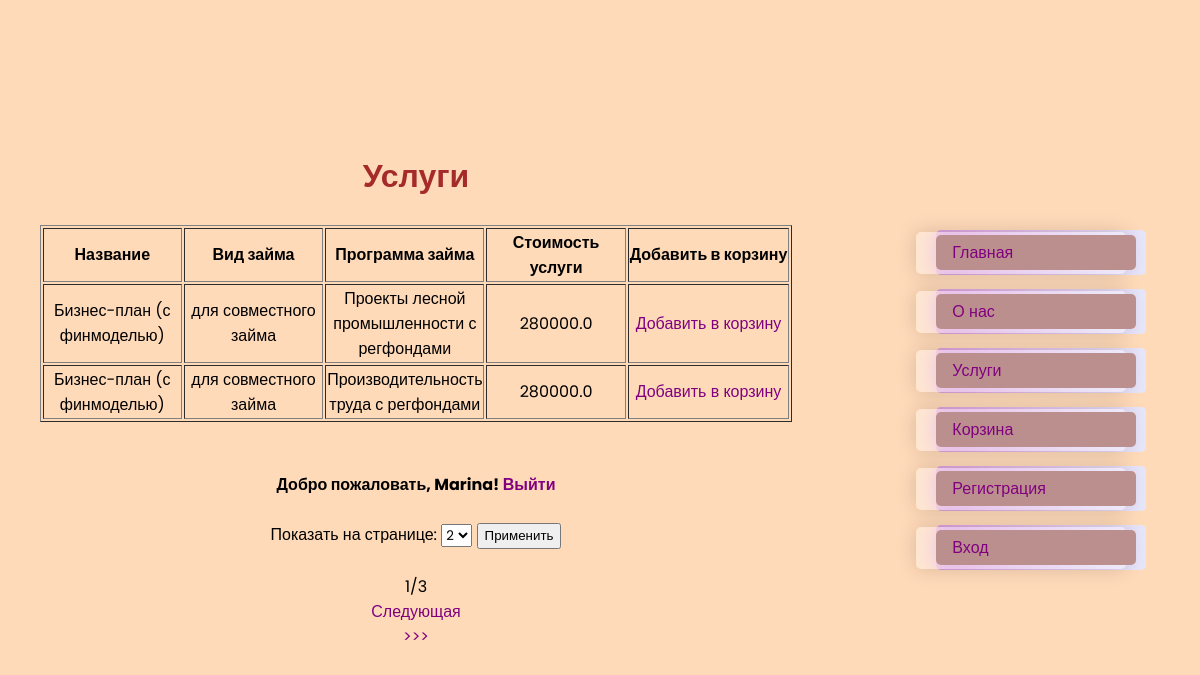
Screenshot of /services/ (signed in) with the database file from the repository.
### financial_analyst/models.py (models this page shows, shortened)
class Service(models.Model):
    TYPES_CHOICES = [
        ('для регионального займа', 'для регионального займа'),
        ('для совместного займа', 'для совместного займа'),
    ]
    PROGRAMS_CHOICES = [
        ('Проекты развития с регфондами', 'Проекты развития с регфондами'),
        ('Комплектующие изделия с регфондами', 'Комплектующие изделия с регфондами'),
        ('Производительность труда с регфондами', 'Производительность труда с регфондами'),
        ('Проекты лесной промышленности с регфондами', 'Проекты лесной промышленности с регфондами'),
        ('Региональные проекты развития', 'Региональные проекты развития'),
    ]
    title = models.CharField(max_length=50, verbose_name='Услуга')
    type = models.CharField(max_length=100,choices=TYPES_CHOICES, verbose_name='Вид займа')
    program = models.CharField(max_length=100,choices=PROGRAMS_CHOICES, verbose_name='Программа займа')
    cost = models.DecimalField(max_digits=9, decimal_places=1, verbose_name='Цена услуги')
    class Meta:
        verbose_name = 'Услуга'
        verbose_name_plural = 'Услуги'

### financial_analyst/views.py (the view)
# urls.py: path('services/', services),
def services(request):
    all_services = Service.objects.all().order_by('-id')
    per_page = request.GET.get('per_page', 2)
    paginator = Paginator(all_services, per_page)
    page_number = request.GET.get('page')
    try:
        page_obj = paginator.get_page(page_number)
    except PageNotAnInteger:
        page_obj = paginator.page(1)
    except EmptyPage:
        page_obj = paginator.page(paginator.num_pages)
    context = {
        'page_obj': page_obj,
        'per_page': per_page,
        'all_services': all_services,
    }
    return render(request, 'services.html', context)

### templates/services.html (shortened to what this page needs)
<!DOCTYPE html>
<html lang="en">
{% extends 'base_for.html' %}
        {% block content %}
                <h1>Услуги</h1>
                <br>
                <table border="1">
                    <tr>
                        <th>Название</th>
                        <th>Вид займа</th>
                        <th>Программа займа</th>
                        <th>Стоимость услуги</th>
                        <th>Добавить в корзину</th>
                    </tr>
                    {% for service in page_obj %}
                        <tr>
                            <td style="width: 139.25px; text-align: center; height: 44px;">{{ service.title }}</td>
                            <td style="width: 139.25px; text-align: center; height: 44px;">{{ service.type }}</td>
                            <td style="width: 139.25px; text-align: center; height: 44px;">{{ service.program }}</td>
                            <td style="width: 139.25px; text-align: center; height: 44px;">{{ service.cost }}</td>
                            <td style="text-align: center;" ><a href='{% url "add" service.id %}'
                                       style="text-decoration: none;">Добавить в корзину</a></td>
                        </tr>
                    {% empty %}
                        Нет услуг
                    {% endfor %}
                </table>
                <br>
                <br>
                {% if user.is_authenticated %}
                    <p><h4>Добро пожаловать, {{user.username}}!<a href="/logout"
                                                                  style="text-decoration: none;"> Выйти</a></h4>
                {% else %}
                    <p><h4><a href="/login" style="text-decoration: none;">Войти</a>
                    | <a href="/register" style="text-decoration: none;">Зарегистрироваться</a></h4>
                {% endif %}
                <br>
                <div class="pagination"
                    style="text-align: center;">
                    <form method="get">
                        <label for="per_page">Показать на странице:</label>
                        <select id="per_page" name="per_page" >
                            <option value="2">2</option>
                        </select>
                        <button type="submit" class="paginator_bt">Применить</button>
                    </form>
                    <br>{{ page_obj.number }}/{{ page_obj.paginator.num_pages }}
                    {% if page_obj.has_next %}
                        <br><a href="?page={{ page_obj.next_page_number }}"
                               style="text-decoration: none; ">Следующая</a>
                        <br><a href="?page={{ page_obj.paginator.num_pages }}"
                               style="text-decoration: none; ">>>></a>
                    {% endif %}
                </div>
        {% endblock %}
        {% block menu %}
        {{ block.super }}
        {% endblock %}

### static/style2.css (style rules this page uses)
* { font-family: "Poppins", sans-serif; }
body { background-color: #FFDAB9; font-size: 100%; }
h1 { color: #A52A2A; text-align: center; }
h4 { color: #000000; text-align: center; }

### static/style1.css (style rules this page uses)
* { margin:0; box-sizing: border-box; font-family: "Poppins", sans-serif; }
body { background-color: #FFDAB9; display: flex; justify-content: center; align-items: center; height: 100vh; }

### templates/main_page.html (style rules this page uses)
a:link { color: #800080 }

### rows the page displays
Service: title "Бизнес-план (с финмоделью)", type "для совместного займа", program "Проекты лесной промышленности с регфондами", cost "280000.0"
Service: title "Бизнес-план (с финмоделью)", type "для совместного займа", program "Производительность труда с регфондами", cost "280000.0"

### other values shown
{{ user.username }} "Marina"
{{ page_obj.number }} "1"
{{ page_obj.paginator.num_pages }} "3"
